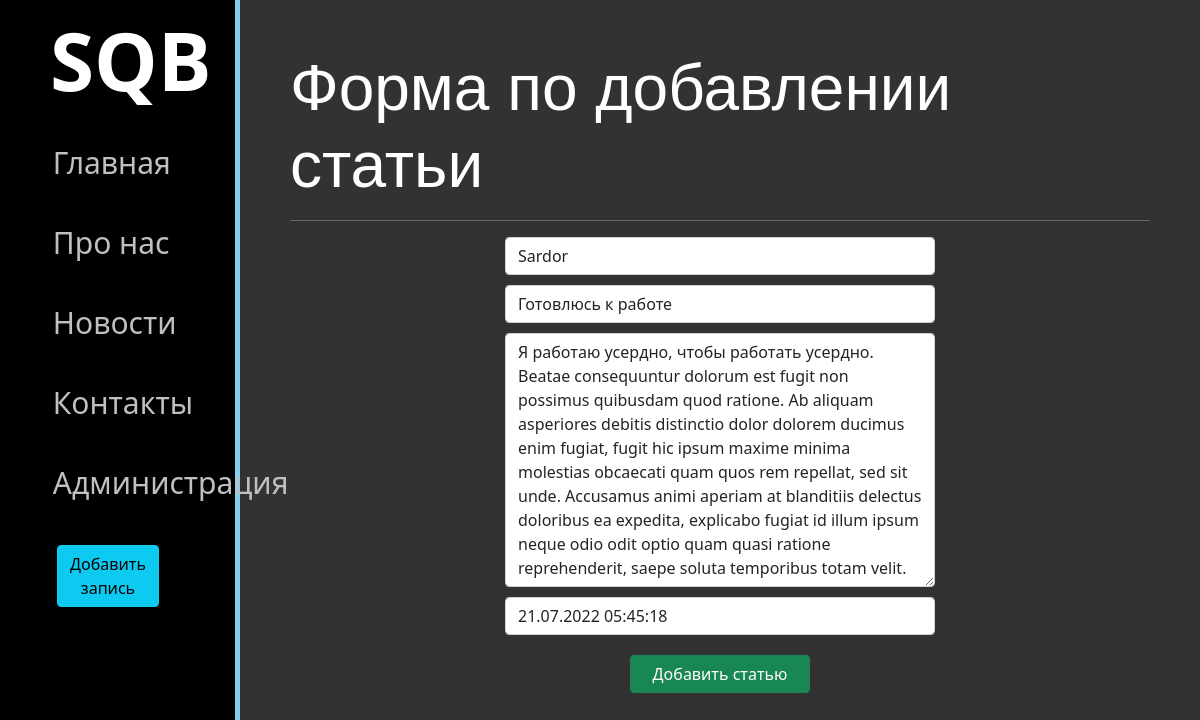
/news/1/update, run on the app's committed database.
### news/models.py (models this page shows, shortened)
class Articles(models.Model):
    title = models.CharField('Название', max_length=50)
    anons = models.CharField('Анонс', max_length=250)
    full_text = models.TextField('Статья')
    date = models.DateTimeField('Дата публикации')
    class Meta:
        verbose_name = 'Новость'
        verbose_name_plural = 'Новости'

### news/views.py (the view)
# urls.py: path('<int:pk>/update', views.NewsDetailUpdateView.as_view(), name='news_detail_update')
class NewsDetailUpdateView(UpdateView):
    model = Articles
    template_name = 'news/create.html'
    form_class = ArticlesForm

### news/forms.py
class ArticlesForm(ModelForm):
    class Meta:
        model = Articles
        fields = ['title', 'anons', 'full_text', 'date']
        widgets = {
            'title': TextInput(attrs={
                'class': 'form-control',
                'placeholder': 'Название статьи'
            }),
            'anons': TextInput(attrs={
                'class': 'form-control',
                'placeholder': 'Анонс статьи'
            }),
            'full_text': Textarea(attrs={
                'class': 'form-control',
                'placeholder': 'Текст статьи'
            }),
            'date': DateTimeInput(attrs={
                'class': 'form-control'
            }),
        }

### news/templates/news/create.html (shortened to what this page needs)
{% extends 'main/layout.html' %}
{% block content %}
<div class="features">
    <h1 class="page_name"> Форма по добавлении статьи </h1>
    <hr>
    <form method="post">
        {{ form.title }}
        {{ form.anons }}
        {{ form.full_text }}
        {{ form.date }}
        <button class="btn btn-success btn-send-news" type="submit">Добавить статью</button>
    </form>
</div>
{%endblock%}

### main/static/main/css/main.css (style rules this page uses)
* { margin: 0; padding: 0; }
body { background-color: rgb(50, 50, 50); }
.page_name { font-size: 4em; font-family: Impact, Haettenschweiler, 'Arial Narrow Bold', sans-serif }
.btn { margin: 20px 55px; }
.form-control { width: 50%; margin-left: 25%; margin-top: 10px; }
:root { --btnWidth: 180px; }
.btn-send-news { width: var(--btnWidth); margin-left: calc((100% - var(--btnWidth)) / 2); }

### data on the page
Articles: title "Sardor", anons "Готовлюсь к работе", full_text "Я работаю усердно, чтобы работать усердно. Beatae consequuntur dolorum est fugit non possimus quibusdam quod ratione. Ab aliquam asperiores debitis distinctio dolor dolorem ducimus enim fugiat, fugit hic ipsum maxime minima molestias obcaecati quam quos rem repellat, sed sit unde. Accusamus animi aperiam at blanditiis delectus doloribus ea expedita, explicabo fugiat id illum ipsum neque odio odit optio quam quasi ratione reprehenderit, saepe soluta temporibus totam velit.", date "21.07.2022 05:45:18"
